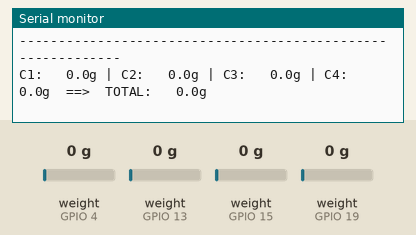
Simulated run of this sketch. Board: ESP32. Shown: the last lines printed to the serial monitor. The inputs (shaded band) are chosen by the test bench; at power-on: weight on the scale (sensors on GPIO 4, GPIO 13, GPIO 15, GPIO 19) 0 g. WiFi joins after 1.5 s; servers stay silent unless stated; uploads are accepted with an empty reply.

Above: at 7.6 s.
7.7 s: weight on the scale (sensor on GPIO 4) set to 100 g
At 9.3 s:
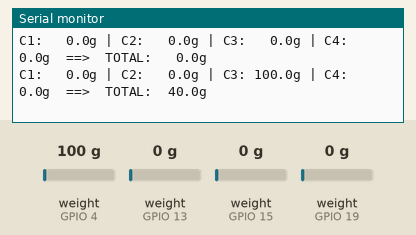
11.1 s: weight on the scale (sensor on GPIO 13) set to 100 g
At 13.0 s:
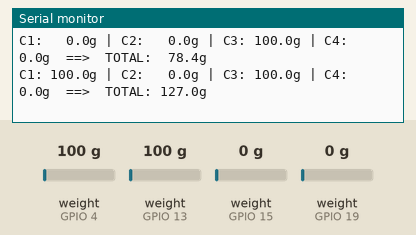
14.7 s: weight on the scale (sensor on GPIO 15) set to 100 g
At 16.3 s:
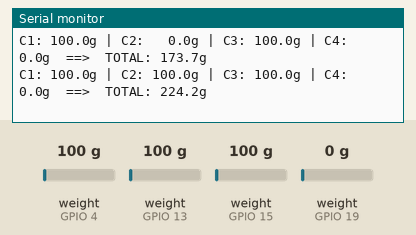
18.3 s: weight on the scale (sensor on GPIO 19) set to 100 g
At 20.2 s:
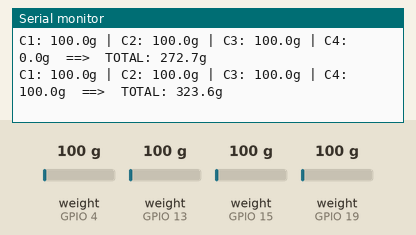
21.9 s: weight on the scale (sensor on GPIO 4) set to 1250 g
At 23.3 s:
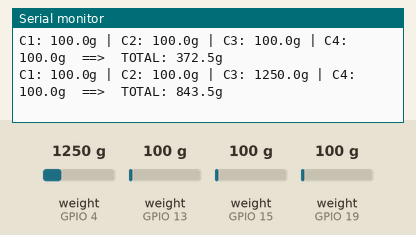
23.4 s: weight on the scale (sensor on GPIO 13) set to 1250 g
At 25.0 s:
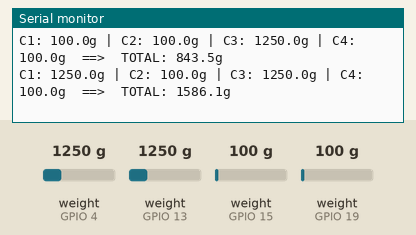

The sketch:

esp32_4cell_scale.ino
```cpp
#include <WiFi.h>
#include <HTTPClient.h>
#include <WebServer.h>
#include <Update.h>
#include "HX711.h"

// ================================================================
// 1. CONFIGURATION
// ================================================================
const char* ssid        = "vivo27";
const char* password    = "erenhari";
const char* SERVER_IP   = "10.125.203.230"; // THIS LAPTOP'S IP
const int   SERVER_PORT = 8000;
float BASE_FACTOR       = -900.774;

// ================================================================
// 2. PIN MAPPINGS FOR 4 LOAD CELLS
// ================================================================
const int DT1_PIN  = 13; const int SCK1_PIN = 12; // Scale 1
const int DT2_PIN  = 15; const int SCK2_PIN = 16; // Scale 2
const int DT3_PIN  = 4;  const int SCK3_PIN = 5;  // Scale 3
const int DT4_PIN  = 19; const int SCK4_PIN = 21; // Scale 4

HX711 scale1, scale2, scale3, scale4;
WebServer server(80);

float smoothedWeight = 0.0;
const float ZERO_DEADBAND = 1.0;
const float EMA_ALPHA     = 0.40;
unsigned long seqNumber   = 0;
String endpointUrl;

// Function to zero out all available scales (Non-blocking)
void zeroAllScales() {
  Serial.println("\n[TARE] Zeroing available load cells... Please do not touch platform.");
  if (scale1.is_ready()) scale1.tare(10);
  if (scale2.is_ready()) scale2.tare(10);
  if (scale3.is_ready()) scale3.tare(10);
  if (scale4.is_ready()) scale4.tare(10);
  smoothedWeight = 0.0;
  Serial.println("[TARE] Complete! Platform is set to 0.0g.\n");
}

// OTA Update Page HTML
const char* updateIndex =
  "<form method='POST' action='/update' enctype='multipart/form-data'>"
  "<h2>ESP32 Wireless Code Flasher</h2>"
  "<input type='file' name='update'>"
  "<input type='submit' value='Flash Code Wirelessly'>"
  "</form>";

void setup() {
  Serial.begin(115200);
  delay(500);

  Serial.println("\n==========================================");
  Serial.println("     ESP32 Scale (Non-Blocking Mode)      ");
  Serial.println("==========================================");

  endpointUrl = "http://" + String(SERVER_IP) + ":" + String(SERVER_PORT) + "/api/v1/hardware/weight";
  Serial.println("[NutriSense] Target: " + endpointUrl);

  // Initialize HX711s
  scale1.begin(DT1_PIN, SCK1_PIN);
  scale2.begin(DT2_PIN, SCK2_PIN);
  scale3.begin(DT3_PIN, SCK3_PIN);
  scale4.begin(DT4_PIN, SCK4_PIN);

  scale1.set_scale(BASE_FACTOR);
  scale2.set_scale(BASE_FACTOR);
  scale3.set_scale(BASE_FACTOR);
  scale4.set_scale(BASE_FACTOR);

  // Connect to Hotspot
  Serial.print("Connecting to Hotspot");
  WiFi.begin(ssid, password);
  int attempts = 0;
  while (WiFi.status() != WL_CONNECTED && attempts < 20) {
    delay(300);
    Serial.print(".");
    attempts++;
  }

  if (WiFi.status() == WL_CONNECTED) {
    Serial.println("\n[WiFi] Connected! IP: " + WiFi.localIP().toString());
  } else {
    Serial.println("\n[WiFi] Not connected. Running offline mode.");
  }

  // Non-blocking quick tare
  delay(400);
  zeroAllScales();

  // Setup OTA Server
  server.on("/update", HTTP_GET, []() {
    server.sendHeader("Connection", "close");
    server.send(200, "text/html", updateIndex);
  });

  server.on("/update", HTTP_POST, []() {
    server.sendHeader("Connection", "close");
    server.send(200, "text/plain", (Update.hasError()) ? "UPDATE FAILED" : "SUCCESS! Rebooting...");
    ESP.restart();
  }, []() {
    HTTPUpload& upload = server.upload();
    if (upload.status == UPLOAD_FILE_START) {
      Update.begin(UPDATE_SIZE_UNKNOWN);
    } else if (upload.status == UPLOAD_FILE_WRITE) {
      Update.write(upload.buf, upload.currentSize);
    } else if (upload.status == UPLOAD_FILE_END) {
      Update.end(true);
    }
  });

  server.begin();
  Serial.println("Tip: Type 't' in the Serial Monitor anytime to re-tare/zero.");
  Serial.println("------------------------------------------------------------\n");
}

void loop() {
  server.handleClient();

  // Check if user sent 't' or 'T' in Serial Monitor to re-tare
  if (Serial.available() > 0) {
    char cmd = Serial.read();
    if (cmd == 't' || cmd == 'T') {
      zeroAllScales();
    }
  }

  // Read each cell individually without blocking
  float w1 = scale1.is_ready() ? scale1.get_units(2) : 0.0;
  float w2 = scale2.is_ready() ? scale2.get_units(2) : 0.0;
  float w3 = scale3.is_ready() ? scale3.get_units(2) : 0.0;
  float w4 = scale4.is_ready() ? scale4.get_units(2) : 0.0;

  float rawTotal = w1 + w2 + w3 + w4;

  if (abs(rawTotal) < 20000.0) {
    smoothedWeight = (EMA_ALPHA * rawTotal) + ((1.0 - EMA_ALPHA) * smoothedWeight);
  }

  float displayWeight = smoothedWeight;
  if (abs(displayWeight) < ZERO_DEADBAND) displayWeight = 0.0;

  // Print individual corner breakdown + total
  Serial.printf("C1: %5.1fg | C2: %5.1fg | C3: %5.1fg | C4: %5.1fg  ==>  TOTAL: %5.1fg\n",
                w1, w2, w3, w4, displayWeight);

  // ================================================================
  // TRANSMIT TO NUTRISENSE BACKEND (Always runs)
  // ================================================================
  if (WiFi.status() == WL_CONNECTED) {
    HTTPClient http;
    http.begin(endpointUrl);
    http.addHeader("Content-Type", "application/json");
    http.setTimeout(400);

    String payload = "{\"device_id\":\"esp32-scale\",\"weight_g\":" + String(displayWeight, 1) + ",\"sequence\":" + String(++seqNumber) + "}";
    int httpCode = http.POST(payload);
    http.end();
  }

  delay(200);
}
```

Measured:
- after the input at 7.7 s, the serial monitor: prints a new line after 0.73 s (image 1)
- after the input at 11.1 s, the serial monitor: prints a new line after 0.93 s (image 2)
- after the input at 14.7 s, the serial monitor: prints a new line after 0.94 s (image 3)
- after the input at 18.3 s, the serial monitor: prints a new line after 0.94 s (image 4)
- after the input at 21.9 s, the serial monitor: prints a new line after 0.95 s (image 5)
- after the input at 23.4 s, the serial monitor: prints a new line after 0.65 s (image 6)
